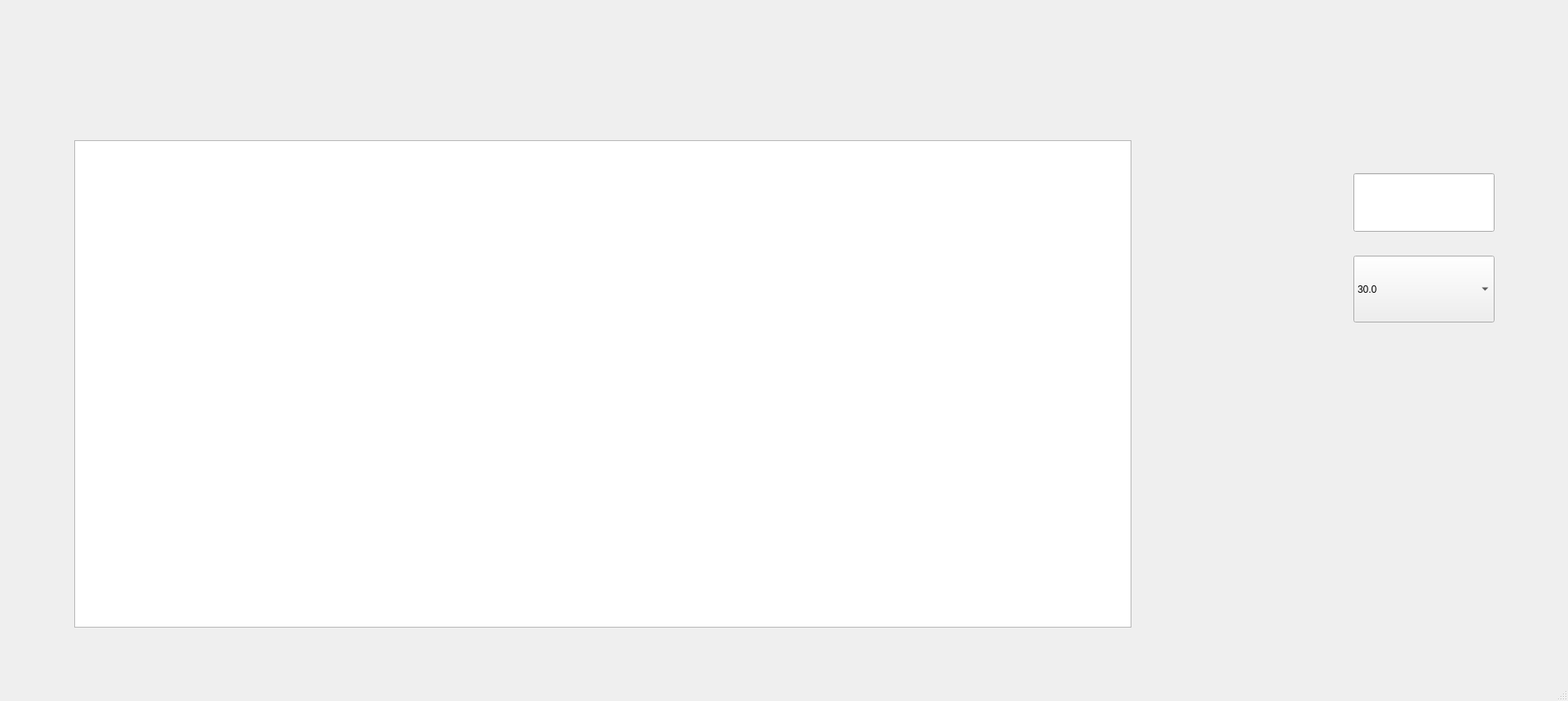
<?xml version="1.0" encoding="UTF-8"?>
<ui version="4.0">
 <class>ventanaMenuPrincipal</class>
 <widget class="QMainWindow" name="ventanaMenuPrincipal">
  <property name="geometry">
   <rect>
    <x>0</x>
    <y>0</y>
    <width>1900</width>
    <height>850</height>
   </rect>
  </property>
  <property name="minimumSize">
   <size>
    <width>1900</width>
    <height>850</height>
   </size>
  </property>
  <property name="maximumSize">
   <size>
    <width>1900</width>
    <height>850</height>
   </size>
  </property>
  <property name="windowTitle">
   <string>Menú principal del sistema</string>
  </property>
  <widget class="QWidget" name="centralwidget">
   <widget class="QLabel" name="labelFondoMenuRealizarComparacion">
    <property name="geometry">
     <rect>
      <x>0</x>
      <y>0</y>
      <width>1900</width>
      <height>851</height>
     </rect>
    </property>
    <property name="text">
     <string/>
    </property>
    <property name="pixmap">
     <pixmap>menuRealizarComparacionFigma.png</pixmap>
    </property>
   </widget>
   <widget class="QLabel" name="labelVolverInicio">
    <property name="geometry">
     <rect>
      <x>430</x>
      <y>0</y>
      <width>431</width>
      <height>101</height>
     </rect>
    </property>
    <property name="styleSheet">
     <string notr="true">background-color:transparent;</string>
    </property>
    <property name="text">
     <string/>
    </property>
   </widget>
   <widget class="QLabel" name="labelConfiguracion">
    <property name="geometry">
     <rect>
      <x>860</x>
      <y>0</y>
      <width>531</width>
      <height>101</height>
     </rect>
    </property>
    <property name="styleSheet">
     <string notr="true">background-color:transparent;</string>
    </property>
    <property name="text">
     <string/>
    </property>
   </widget>
   <widget class="QLabel" name="labelRealizarComparacion">
    <property name="geometry">
     <rect>
      <x>1390</x>
      <y>450</y>
      <width>431</width>
      <height>301</height>
     </rect>
    </property>
    <property name="styleSheet">
     <string notr="true">background-color:transparent;</string>
    </property>
    <property name="text">
     <string/>
    </property>
   </widget>
   <widget class="QTableView" name="tableViewVerPerfiles">
    <property name="geometry">
     <rect>
      <x>90</x>
      <y>170</y>
      <width>1281</width>
      <height>591</height>
     </rect>
    </property>
    <property name="verticalScrollBarPolicy">
     <enum>Qt::ScrollBarAsNeeded</enum>
    </property>
    <property name="horizontalScrollBarPolicy">
     <enum>Qt::ScrollBarAsNeeded</enum>
    </property>
   </widget>
   <widget class="QLineEdit" name="lineEditIdPerfilComparar">
    <property name="geometry">
     <rect>
      <x>1640</x>
      <y>210</y>
      <width>171</width>
      <height>71</height>
     </rect>
    </property>
   </widget>
   <widget class="QComboBox" name="comboBoxUmbralComparacion">
    <property name="geometry">
     <rect>
      <x>1640</x>
      <y>310</y>
      <width>171</width>
      <height>81</height>
     </rect>
    </property>
    <item>
     <property name="text">
      <string>30.0</string>
     </property>
    </item>
    <item>
     <property name="text">
      <string>35.0</string>
     </property>
    </item>
    <item>
     <property name="text">
      <string>40.0</string>
     </property>
    </item>
    <item>
     <property name="text">
      <string>45.0</string>
     </property>
    </item>
    <item>
     <property name="text">
      <string>50.0</string>
     </property>
    </item>
    <item>
     <property name="text">
      <string>55.0</string>
     </property>
    </item>
    <item>
     <property name="text">
      <string>60.0</string>
     </property>
    </item>
    <item>
     <property name="text">
      <string>65.0</string>
     </property>
    </item>
    <item>
     <property name="text">
      <string>70.0</string>
     </property>
    </item>
    <item>
     <property name="text">
      <string>75.0</string>
     </property>
    </item>
    <item>
     <property name="text">
      <string>80.0</string>
     </property>
    </item>
    <item>
     <property name="text">
      <string>85.0</string>
     </property>
    </item>
    <item>
     <property name="text">
      <string>90.0</string>
     </property>
    </item>
    <item>
     <property name="text">
      <string>95.0</string>
     </property>
    </item>
    <item>
     <property name="text">
      <string>100.0</string>
     </property>
    </item>
   </widget>
   <zorder>labelFondoMenuRealizarComparacion</zorder>
   <zorder>labelVolverInicio</zorder>
   <zorder>labelConfiguracion</zorder>
   <zorder>labelRealizarComparacion</zorder>
   <zorder>lineEditIdPerfilComparar</zorder>
   <zorder>tableViewVerPerfiles</zorder>
   <zorder>comboBoxUmbralComparacion</zorder>
  </widget>
  <widget class="QStatusBar" name="statusbar"/>
 </widget>
 <resources/>
 <connections/>
</ui>
